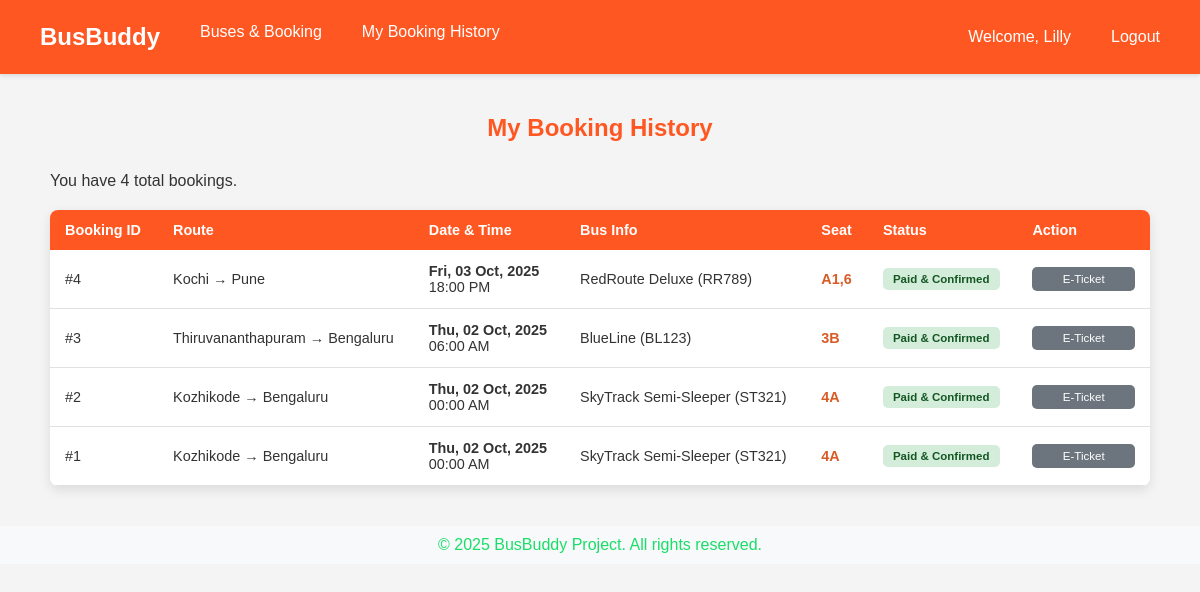
Page /history/ (signed in) on the committed database.
### core/models.py (models this page shows, shortened)
class Booking(models.Model):
    user = models.ForeignKey(settings.AUTH_USER_MODEL, on_delete=models.CASCADE)
    trip = models.ForeignKey(Trip, on_delete=models.CASCADE)
    seat_number = models.CharField(max_length=10)
    booking_date = models.DateTimeField(auto_now_add=True)
    is_paid = models.BooleanField(default=False)

class Route(models.Model):
    origin = models.CharField(max_length=100)
    destination = models.CharField(max_length=100)

class Trip(models.Model):
    route = models.ForeignKey(Route, on_delete=models.CASCADE)
    bus = models.ForeignKey(Bus, on_delete=models.CASCADE)
    departure_time = models.DateTimeField() # Visible as "Bus Timings"
    arrival_time = models.DateTimeField()
    price = models.DecimalField(max_digits=8, decimal_places=2) # Visible as "Price"

class Bus(models.Model):
    name = models.CharField(max_length=100) # e.g., 'Volvo Sleeper'
    bus_number = models.CharField(max_length=15, unique=True)
    capacity = models.IntegerField()
    amenities = models.ManyToManyField(Amenity, blank=True)

### core/views.py (the view)
# urls.py: path('history/', views.BookingHistoryView.as_view(), name='booking_history'),
class BookingHistoryView(LoginRequiredMixin, ListView):
    model = Booking
    template_name = 'core/booking_history.html'
    context_object_name = 'bookings'
    def get_queryset(self):
        return Booking.objects.filter(user=self.request.user).order_by('-booking_date')

### core/templates/core/booking_history.html (shortened to what this page needs)
{% extends 'base.html' %}
{% load static %}
{% block content %}
<div class="history-container">
    <h2 class="history-header">My Booking History</h2>
    {% if bookings %}
        <p class="count-text">You have {{ bookings.count }} total bookings.</p>
        <div class="table-responsive">
            <table class="booking-table">
                <thead>
                    <tr>
                        <th>Booking ID</th>
                        <th>Route</th>
                        <th>Date & Time</th>
                        <th>Bus Info</th>
                        <th>Seat</th>
                        <th>Status</th>
                        <th>Action</th>
                    </tr>
                </thead>
                <tbody>
                {% for booking in bookings %}
                    {% with trip=booking.trip %}
                    {% with route=trip.route|default:None %}
                    {% with bus=trip.bus|default:None %}
                    <tr>
                        <td data-label="Booking ID">#{{ booking.id }}</td>
                        <td data-label="Route">
                            {% if route %}
                                {{ route.origin }} &rarr; {{ route.destination }}
                            {% else %}
                                N/A
                            {% endif %}
                        </td>
                        <td data-label="Date & Time">
                            {% if trip %}
                                <strong>{{ trip.departure_time|date:"D, d M, Y" }}</strong>
                                <br>{{ trip.departure_time|date:"H:i A" }}
                            {% else %}
                                Trip Deleted
                            {% endif %}
                        </td>
                        <td data-label="Bus Info">
                            {% if bus %}
                                {{ bus.name }} ({{ bus.bus_number }})
                            {% else %}
                                N/A
                            {% endif %}
                        </td>
                        <td data-label="Seat" class="seat-cell">{{ booking.seat_number }}</td>
                        <td data-label="Status">
                            <span class="status-badge
                                {% if booking.is_paid %}status-paid{% else %}status-pending{% endif %}">
                                {% if booking.is_paid %}Paid & Confirmed{% else %}Payment Pending{% endif %}
                            </span>
                        </td>
                        <td data-label="Action" class="action-cell">
                            {% if not booking.is_paid %}
                                <a href="{% url 'core:fake_payment' booking_id=booking.id %}" class="btn-cta btn-small">Pay Now</a>
                            {% else %}
                                <a href="{% url 'core:booking_confirmation' booking_id=booking.id %}" class="btn-small btn-view">E-Ticket</a>
                            {% endif %}
                        </td>
                    </tr>
                    {% endwith %}
                    {% endwith %}
                    {% endwith %}
                {% endfor %}
                </tbody>
            </table>
        </div>
    {% else %}
        <div class="no-bookings">
            <p>You have not made any bookings yet.</p>
            <a href="{% url 'core:bus_list' %}" class="btn-cta">Start Booking Now</a>
        </div>
    {% endif %}
</div>
{% endblock %}

### core/templates/base.html (shortened to what this page needs)
{% load static %}
<!DOCTYPE html>
<html lang="en">
<head>
    <link rel="stylesheet" href="{% static 'css/style.css' %}">
</head>
<body>
    <header>
        <nav class="navbar">
            <div class="navbar-links">
                <a href="{% url 'core:home' %}" class="navbar-brand">BusBuddy</a>
                <a href="{% url 'core:bus_list' %}">Buses & Booking</a>
                {% if user.is_authenticated %}
                    <a href="{% url 'core:booking_history' %}">My Booking History</a>
                {% endif %}
            </div>
            <div class="navbar-links">
                {% if user.is_authenticated %}
                    <span style="padding: 8px 15px;">Welcome, {{ user.username }}</span>
                    <a href="{% url 'logout' %}">Logout</a>
                {% else %}
                    <a href="{% url 'login' %}">Login</a>
                    <a href="{% url 'core:signup' %}">Sign Up</a>
                {% endif %}
            </div>
        </nav>
    </header>
    <main class="container">
        {% block content %}{% endblock content %}
    </main>
    <footer>
        <p style="text-align: center; margin-top: 40px; padding: 10px; background: var(--light-bg); color: #19de68;">
            © 2025 BusBuddy Project. All rights reserved.
        </p>
    </footer>
    </body>
</html>

### core/static/css/style.css (style rules this page uses)
:root { --primary-color: #32dc84; --secondary-color: #1666b6; --accent-color: #ff5722; --text-dark: #333; --text-light: #fff; --bg-light: #f4f4f4; }
body { margin: 0; font-family: Arial, sans-serif; background-color: var(--bg-light); color: var(--text-dark); }

### core/templates/base.html (style rules this page uses)
:root { --primary-color: #ff5722; --accent-color: #d85c26; --light-bg: #f8f9fa; }
.navbar { background-color: var(--primary-color); color: white; padding: 15px 25px; display: flex; justify-content: space-between; align-items: center; box-shadow: 0 2px 4px rgba(0, 0, 0, 0.1); }
.navbar a { color: white; text-decoration: none; padding: 8px 15px; border-radius: 4px; transition: background-color 0.3s; }
.navbar-brand { font-size: 1.5em; font-weight: bold; }
.navbar-links { display: flex; gap: 10px; }

### core/templates/core/booking_history.html (style rules this page uses)
.history-container { max-width: 1100px; margin: 40px auto; padding: 0 20px; }
.history-header { text-align: center; color: var(--primary-color, #ff5722); margin-bottom: 30px; }
.booking-table { width: 100%; border-collapse: collapse; margin-top: 20px; box-shadow: 0 4px 12px rgba(0, 0, 0, 0.1); background-color: white; border-radius: 8px; overflow: hidden; }
.booking-table thead th { background-color: var(--primary-color, #ff5722); color: white; font-weight: 600; padding: 12px 15px; text-align: left; font-size: 0.9em; }
.booking-table tbody tr { border-bottom: 1px solid #e0e0e0; transition: background-color 0.2s; }
.booking-table td { padding: 12px 15px; vertical-align: middle; font-size: 0.9em; }
.status-badge { padding: 5px 10px; border-radius: 5px; font-size: 0.8em; font-weight: bold; display: inline-block; }
.status-paid { background-color: #d4edda; color: #155724; }
.seat-cell { font-weight: bold; color: var(--accent-color, #007bff); }
.action-cell { text-align: center; }
.action-cell a { display: block; margin: 5px 0; }
.btn-small { padding: 6px 10px; font-size: 0.8em; text-decoration: none; border-radius: 5px; color: white; display: inline-block; min-width: 80px; text-align: center; }
.btn-view { background-color: #6c757d; }

### rows in the picture
Booking: id "4", trip.departure_time "Fri, 03 Oct, 2025", trip.departure_time "18:00 PM", seat_number "A1,6", is_paid "Paid & Confirmed"
Route: origin "Kochi", destination "Pune"
Bus: name "RedRoute Deluxe", bus_number "RR789"
Booking: id "3", trip.departure_time "Thu, 02 Oct, 2025", trip.departure_time "06:00 AM", seat_number "3B", is_paid "Paid & Confirmed"
Route: origin "Thiruvananthapuram", destination "Bengaluru"
Bus: name "BlueLine", bus_number "BL123"
Booking: id "2", trip.departure_time "Thu, 02 Oct, 2025", trip.departure_time "00:00 AM", seat_number "4A", is_paid "Paid & Confirmed"
Route: origin "Kozhikode", destination "Bengaluru"
Bus: name "SkyTrack Semi-Sleeper", bus_number "ST321"
Booking: id "1", trip.departure_time "Thu, 02 Oct, 2025", trip.departure_time "00:00 AM", seat_number "4A", is_paid "Paid & Confirmed"

### other values in the picture
{{ user.username }} "Lilly"
{{ bookings.count }} "4"
